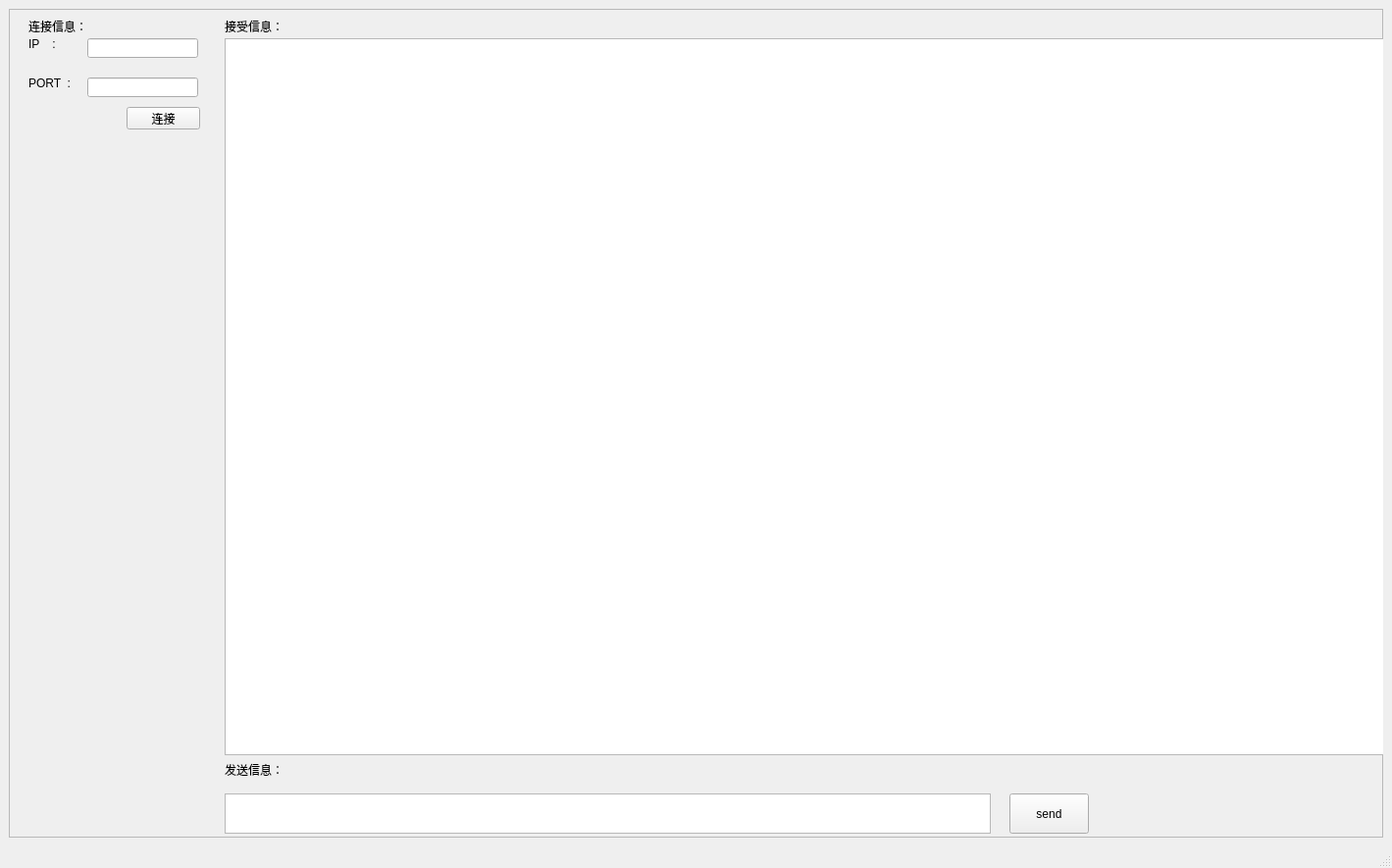
<?xml version="1.0" encoding="UTF-8"?>
<ui version="4.0">
 <class>MainWindow</class>
 <widget class="QMainWindow" name="MainWindow">
  <property name="geometry">
   <rect>
    <x>0</x>
    <y>0</y>
    <width>1419</width>
    <height>885</height>
   </rect>
  </property>
  <property name="windowTitle">
   <string>MainWindow</string>
  </property>
  <widget class="QWidget" name="centralwidget">
   <property name="cursor">
    <cursorShape>ArrowCursor</cursorShape>
   </property>
   <layout class="QGridLayout" name="gridLayout" columnstretch="0,0" columnminimumwidth="0,0">
    <item row="0" column="1">
     <widget class="QFrame" name="frame">
      <property name="frameShape">
       <enum>QFrame::StyledPanel</enum>
      </property>
      <property name="frameShadow">
       <enum>QFrame::Raised</enum>
      </property>
      <widget class="QTextBrowser" name="textBrowser">
       <property name="geometry">
        <rect>
         <x>220</x>
         <y>30</y>
         <width>1191</width>
         <height>731</height>
        </rect>
       </property>
       <property name="layoutDirection">
        <enum>Qt::LeftToRight</enum>
       </property>
      </widget>
      <widget class="QTextEdit" name="textEdit">
       <property name="geometry">
        <rect>
         <x>220</x>
         <y>800</y>
         <width>781</width>
         <height>41</height>
        </rect>
       </property>
      </widget>
      <widget class="QPushButton" name="pushButton">
       <property name="geometry">
        <rect>
         <x>1020</x>
         <y>800</y>
         <width>81</width>
         <height>41</height>
        </rect>
       </property>
       <property name="text">
        <string>send</string>
       </property>
      </widget>
      <widget class="QPushButton" name="pushButton_2">
       <property name="geometry">
        <rect>
         <x>120</x>
         <y>100</y>
         <width>75</width>
         <height>23</height>
        </rect>
       </property>
       <property name="text">
        <string>连接</string>
       </property>
      </widget>
      <widget class="QLabel" name="label">
       <property name="geometry">
        <rect>
         <x>20</x>
         <y>30</y>
         <width>54</width>
         <height>12</height>
        </rect>
       </property>
       <property name="text">
        <string>IP    :</string>
       </property>
      </widget>
      <widget class="QLabel" name="label_2">
       <property name="geometry">
        <rect>
         <x>20</x>
         <y>70</y>
         <width>54</width>
         <height>12</height>
        </rect>
       </property>
       <property name="text">
        <string>PORT  :</string>
       </property>
      </widget>
      <widget class="QLineEdit" name="lineEdit">
       <property name="geometry">
        <rect>
         <x>80</x>
         <y>30</y>
         <width>113</width>
         <height>20</height>
        </rect>
       </property>
      </widget>
      <widget class="QLineEdit" name="lineEdit_2">
       <property name="geometry">
        <rect>
         <x>80</x>
         <y>70</y>
         <width>113</width>
         <height>20</height>
        </rect>
       </property>
      </widget>
      <widget class="QLabel" name="label_3">
       <property name="geometry">
        <rect>
         <x>220</x>
         <y>760</y>
         <width>121</width>
         <height>31</height>
        </rect>
       </property>
       <property name="text">
        <string>发送信息：</string>
       </property>
      </widget>
      <widget class="QLabel" name="label_4">
       <property name="geometry">
        <rect>
         <x>220</x>
         <y>10</y>
         <width>81</width>
         <height>16</height>
        </rect>
       </property>
       <property name="text">
        <string>接受信息：</string>
       </property>
      </widget>
      <widget class="QLabel" name="label_5">
       <property name="geometry">
        <rect>
         <x>20</x>
         <y>10</y>
         <width>81</width>
         <height>16</height>
        </rect>
       </property>
       <property name="text">
        <string>连接信息：</string>
       </property>
      </widget>
     </widget>
    </item>
   </layout>
  </widget>
  <widget class="QStatusBar" name="statusbar"/>
 </widget>
 <resources/>
 <connections/>
</ui>
